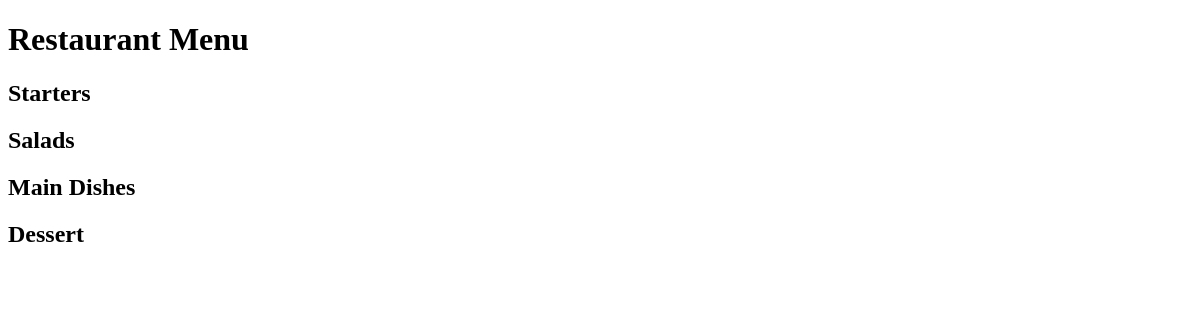
The app's page /, older data.
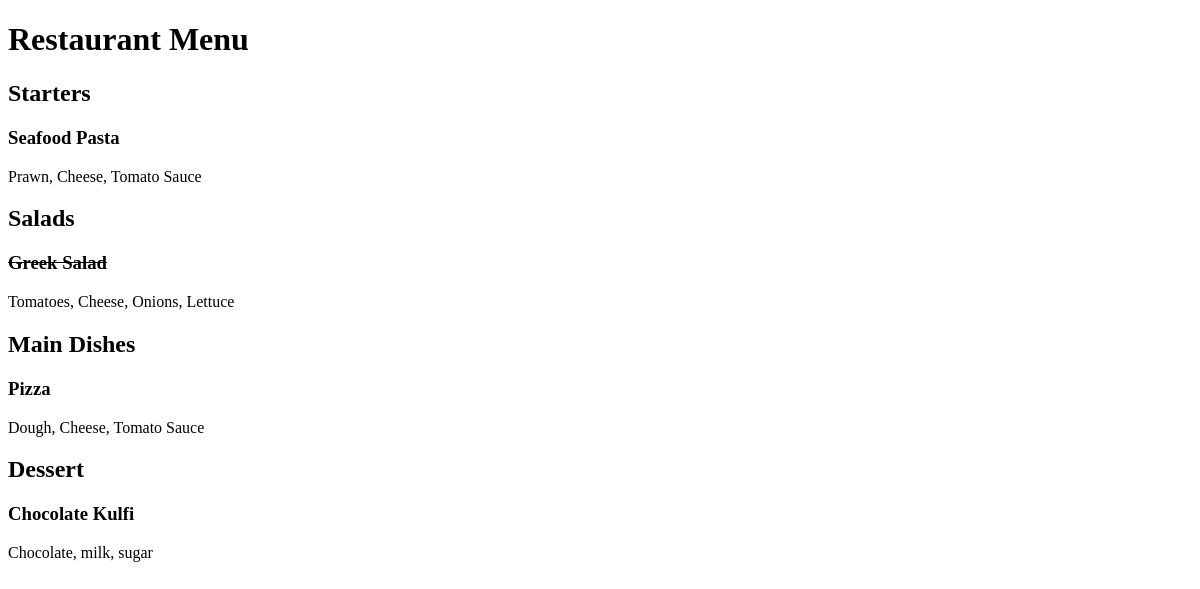
The same page, newer data.
### restaurant_app/models.py (models this page shows, shortened)
class Meal(models.Model):
    meal = models.CharField(max_length=1000, unique=True)
    ingredients = models.CharField(max_length=4000)
    price = models.DecimalField(max_digits=10, decimal_places=2)
    category = models.CharField(max_length=200, choices=MEAL_TYPE)
    cook = models.ForeignKey(User, on_delete=models.CASCADE)
    status = models.IntegerField(choices=STATUS, default=0)
    date_created = models.DateTimeField(auto_now_add=True)
    date_updated = models.DateTimeField(auto_now=True)

### restaurant_app/views.py (the view)
# urls.py: path('', views.Menu.as_view(), name="Home")
class Menu(generic.ListView):
    template_name = "index.html"
    model = Meal
    def get_queryset(self):
        return Meal.objects.order_by('meal')
    def get_context_data(self, **kwargs):
        context = super().get_context_data(**kwargs)
        meals = []
        for category, category_name in MEAL_TYPE:
            meals.append((category_name, Meal.objects.filter(category=category)))
        context["meals"] = meals
        return context

### restaurant_app/templates/index.html (shortened to what this page needs)
<!DOCTYPE html>
<html lang="en">
<head>
</head>
<body>
    <h1>Restaurant Menu</h1>
    {% for category_name, meal_list in meals %}
        <h2>{{ category_name }}</h2>
        {% for meal in meal_list %}
            {% if meal.status == 0 %}
            <h3><del>{{ meal.meal }}</del></h3>
            <p>{{ meal.ingredients }}</p>
            {% else %}
            <h3>{{ meal.meal }}</h3>
            <p>{{ meal.ingredients }}</p>
            {% endif %}
        {% endfor %}
    {% endfor %}
</body>
</html>

Row changes from the older to the newer data that the page shows:
added Meal: meal "Seafood Pasta", ingredients "Prawn, Cheese, Tomato Sauce", shown under "Starters"
added Meal: meal "Greek Salad", ingredients "Tomatoes, Cheese, Onions, Lettuce", shown under "Salads"
added Meal: meal "Pizza", ingredients "Dough, Cheese, Tomato Sauce", shown under "Main Dishes"
added Meal: meal "Chocolate Kulfi", ingredients "Chocolate, milk, sugar", shown under "Dessert"
